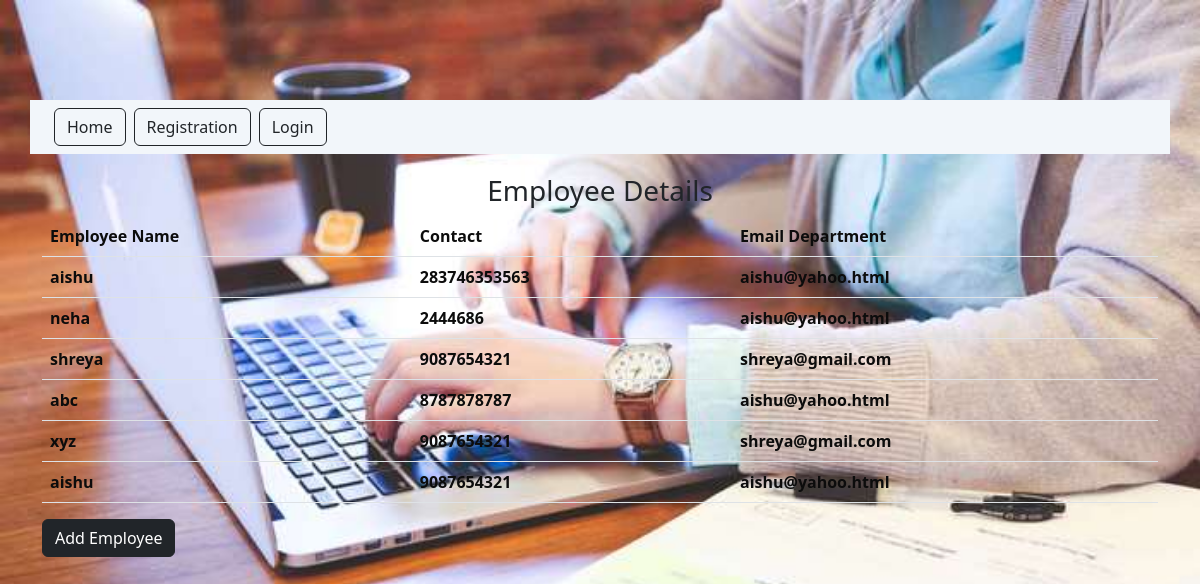
/dashboard/, run on the app's committed database.
### empapp/models.py (models this page shows)
class Employee(models.Model):
    emp_name=models.CharField(max_length=50)
    emp_contact=models.BigIntegerField()
    emp_email=models.EmailField(max_length=50)

### empapp/views.py (the view)
# urls.py: path('dashboard/',views.dashboard,name="dashboard"),
def dashboard(request):
    e=Employee.objects.all()
    content={}
    content['data']=e
    return render(request,'dashboard.html',content)

### templates/dashboard.html
{% extends 'base.html' %}{% load static %} {% block content %}
<h3 class="text-dark text-center bg mt-3">Employee Details</h3>
<div>
    <table class="table">
        <thead>
            <tr>
                <th scope="col">Employee Name</th>
                <th scope="col">Contact</th>
                <th scope="col">Email Department</th>
            </tr>
        </thead>
        <tbody>
            {% for i in data %}
            <tr>
                <th>{{i.emp_name}}</th>
                <th>{{i.emp_contact}}</th>
                <th>{{i.emp_email}}</th>
            </tr>
            {% endfor %}
        </tbody>
    </table>
</div>
<a href="{% url 'add_emp' %}"><button type="button" class="btn btn-dark">Add Employee</button></a> {% endblock content %}

### templates/base.html
{% include 'header.html' %} {% block content %} {% endblock content %} {% include 'footer.html' %}

### templates/header.html (shortened to what this page needs)
{% load static %}
<!DOCTYPE html>
<html lang="en">
<head>
    <link rel="stylesheet" href="{% static 'css/bootstrap.min.css' %}">
    <link rel="stylesheet" href="{% static 'css/style.css' %}">
</head>
<body>
    <div class="container">
        <div class="row">
            <div class="navi mb-1">
                <nav class="navbar navbar-light">
                    <form class="container-fluid justify-content-start">
                        <a href="{% url 'home' %}"><button class="btn btn-outline-dark me-2" type="button">Home</button></a> {% if request.user.is_authenticated %}
                        <a href="{% url 'u_logout' %}"><button class="btn btn-outline-dark me-2" type="button">Logout</button></a> {% else %}
                        <a href="{% url 'registration' %}"><button class="btn btn-outline-dark me-2" type="button">Registration</button></a>
                        <a href="{% url 'user_login' %}"><button class="btn btn-outline-dark me-2" type="button">Login</button></a> {% endif %}
                    </form>
                </nav>
            </div>

### templates/footer.html (shortened to what this page needs)
{% load static %}
</div>
</div>
</body>
</html>

### static/css/style.css (style rules this page uses)
* { padding: 0px; margin: 0px; }
body { background: url('../images/emp.jpg') no-repeat; background-size: 100%; color: white; height: 100%; padding: 100px 0 0 0; }
.navi { overflow: hidden; background-color: rgb(242, 246, 250); }
.table { color: rgb(12, 12, 12); }

### data on the page
Employee: emp_name "aishu", emp_contact "283746353563", emp_email "aishu@yahoo.html"
Employee: emp_name "neha", emp_contact "2444686", emp_email "aishu@yahoo.html"
Employee: emp_name "shreya", emp_contact "9087654321", emp_email "shreya@gmail.com"
Employee: emp_name "abc", emp_contact "8787878787", emp_email "aishu@yahoo.html"
Employee: emp_name "xyz", emp_contact "9087654321", emp_email "shreya@gmail.com"
Employee: emp_name "aishu", emp_contact "9087654321", emp_email "aishu@yahoo.html"
